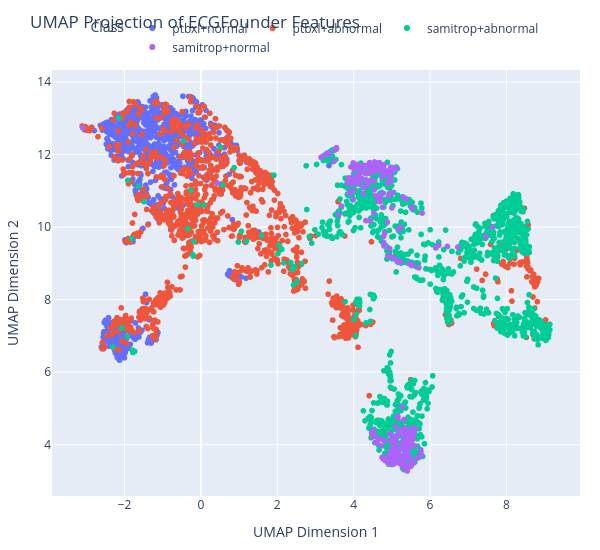

The cell this chart's notebook holds for it:
### Code cell
fig = ex.scatter(x=umap_features[:,0], y=umap_features[:,1], color=_feat_labels)

fig.update_layout(title="UMAP Projection of ECGFounder Features",
                  xaxis_title="UMAP Dimension 1",
                  yaxis_title="UMAP Dimension 2",
                  title_y=0.97,
                  legend=dict(title="Class",orientation="h", yanchor="bottom", y=1.02, xanchor="center", x=.5),
                  margin=dict(l=20, r=20, t=70, b=20),
                  height=550, width=600)

fig.show()

### Figure 1 — Plotly figure (JSON) as saved in the notebook; plotly's stock layout.template omitted (floating-point values rounded to 4 significant figures; data arrays with more than 128 entries replaced by an {"elided": "..."} marker saying what was removed)
{"data": [{"hovertemplate": "color=ptbxl+normal<br>x=%{x}<br>y=%{y}<extra></extra>", "legendgroup": "ptbxl+normal", "marker": {"color": "#636efa", "symbol": "circle"}, "mode": "markers", "name": "ptbxl+normal", "showlegend": true, "type": "scattergl", "x": {"elided": "963 float values"}, "xaxis": "x", "y": {"elided": "963 float values"}, "yaxis": "y"}, {"hovertemplate": "color=ptbxl+abnormal<br>x=%{x}<br>y=%{y}<extra></extra>", "legendgroup": "ptbxl+abnormal", "marker": {"color": "#EF553B", "symbol": "circle"}, "mode": "markers", "name": "ptbxl+abnormal", "showlegend": true, "type": "scattergl", "x": {"elided": "1235 float values"}, "xaxis": "x", "y": {"elided": "1235 float values"}, "yaxis": "y"}, {"hovertemplate": "color=samitrop+abnormal<br>x=%{x}<br>y=%{y}<extra></extra>", "legendgroup": "samitrop+abnormal", "marker": {"color": "#00cc96", "symbol": "circle"}, "mode": "markers", "name": "samitrop+abnormal", "showlegend": true, "type": "scattergl", "x": {"elided": "1345 float values"}, "xaxis": "x", "y": {"elided": "1345 float values"}, "yaxis": "y"}, {"hovertemplate": "color=samitrop+normal<br>x=%{x}<br>y=%{y}<extra></extra>", "legendgroup": "samitrop+normal", "marker": {"color": "#ab63fa", "symbol": "circle"}, "mode": "markers", "name": "samitrop+normal", "showlegend": true, "type": "scattergl", "x": {"elided": "286 float values"}, "xaxis": "x", "y": {"elided": "286 float values"}, "yaxis": "y"}], "layout": {"height": 550, "legend": {"orientation": "h", "title": {"text": "Class"}, "tracegroupgap": 0, "x": 0.5, "xanchor": "center", "y": 1.02, "yanchor": "bottom"}, "margin": {"b": 20, "l": 20, "r": 20, "t": 70}, "title": {"text": "UMAP Projection of ECGFounder Features", "y": 0.97}, "width": 600, "xaxis": {"anchor": "y", "domain": [0, 1], "title": {"text": "UMAP Dimension 1"}}, "yaxis": {"anchor": "x", "domain": [0, 1], "title": {"text": "UMAP Dimension 2"}}}}
